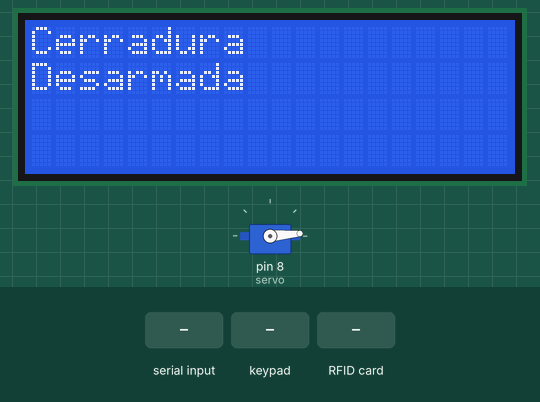
Simulated run of this sketch. Board: Arduino Uno, built with avr-gcc and run on an emulated ATmega328P. On the bench: 20×4 character LCD, servo. The test bench sets the inputs (shaded band). What the sketch prints to the serial monitor is not drawn.

Above: at 3.3 s.
3.4 s: "inicio" received over the second serial link
At 4.1 s:
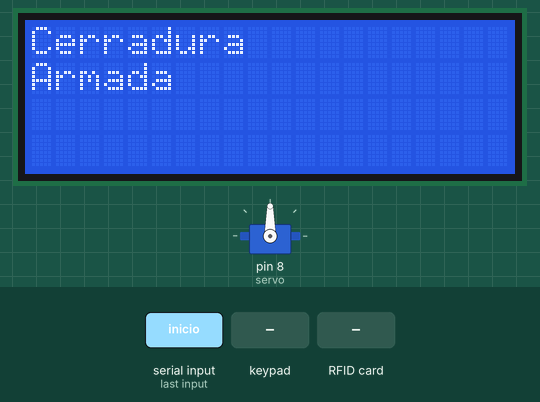
4.9 s: key 'D' pressed
At 6.2 s:
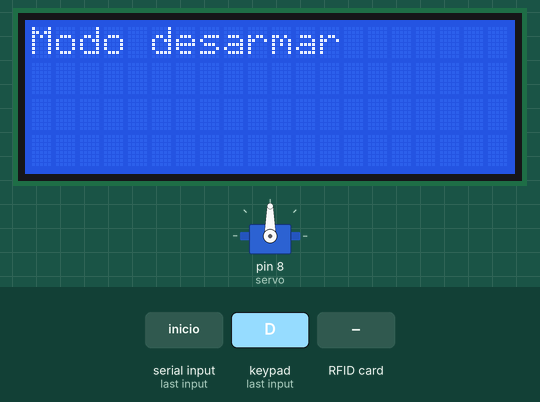
7.9 s: keypad keys 1 9 1 2 0 2 pressed 0.4 s apart
At 11.0 s:
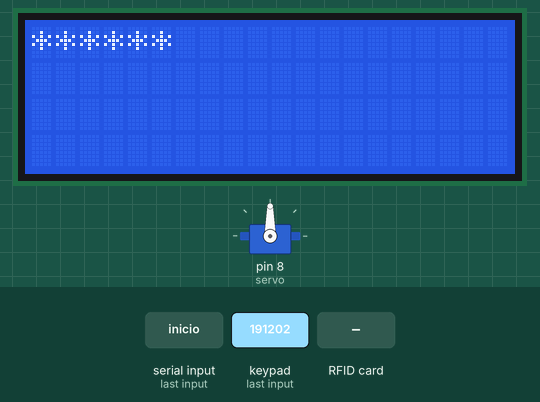
11.8 s: RFID card C6 77 CC 2B held to the reader
At 13.0 s:
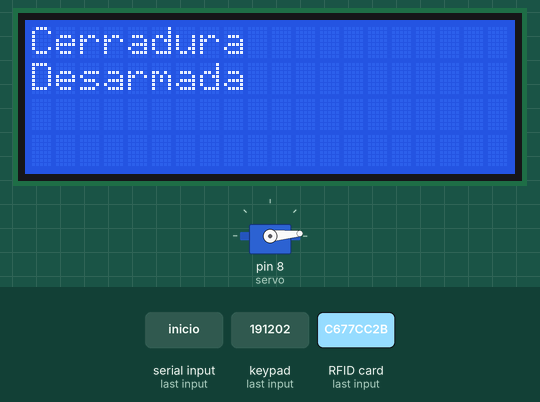
13.3 s: key 'A' pressed
At 14.1 s:
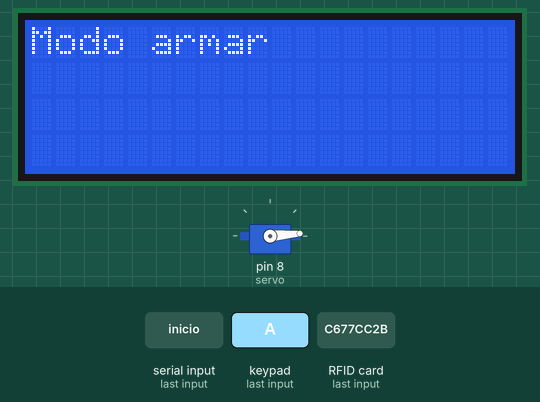
16.3 s: RFID card 5E 7A 19 C4 held to the reader
At 18.4 s:
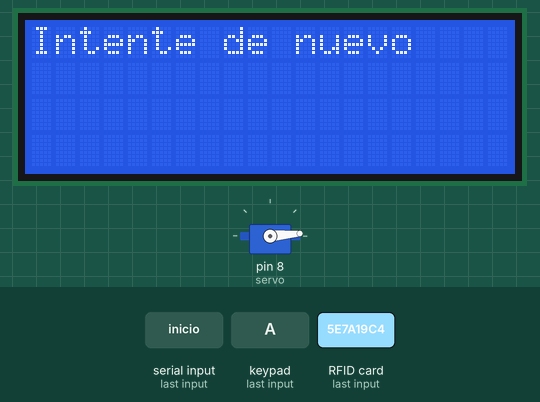
Timing chart, 0 to 19.8 s (numbered marks = the images above; inputs shaded):
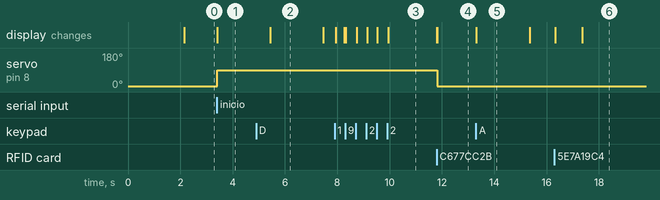

The sketch:

CERRADURA_FINAL_LAB_alesso.ino
```cpp
#include <Keypad.h>   //incluye libreria para teclado matricial
#include <SPI.h>      // incluye libreria bus SPI
#include <MFRC522.h>  // incluye libreria especifica para MFRC522
#include <Servo.h>
#include <LiquidCrystal_I2C.h>
#include <SoftwareSerial.h>
#include <Wire.h>
#include <EEPROM.h>

#define RST_PIN 9  // constante para referenciar pin de reset
#define SS_PIN 10  // constante para referenciar pin de slave select

LiquidCrystal_I2C lcd(0x27, 20, 4);

MFRC522 lectorRF(SS_PIN, RST_PIN);  // crea objeto lectorRF enviando pines de slave select y reset

byte LecturaUID[4];                             // crea array para almacenar el UID leido
byte Usuario1[4] = { 0xC6, 0x77, 0xCC, 0x2B };  // UID de tarjeta leido en programa 1
//byte Usuario2[4]= {0x79, 0x0F, 0xEF, 0xC2} ;    // UID de llavero leido en programa 1

const byte ROWS = 4;  //cuatro columnas
const byte COLS = 4;  //tres columnas

char keys[ROWS][COLS] = {
  { '1', '2', '3', 'A' },
  { '4', '5', '6', 'B' },
  { '7', '8', '9', 'C' },
  { '*', '0', '#', 'D' }
};

byte rowPins[ROWS] = { 7, 6, 5, 4 };      //conectar pins de fila
byte colPins[COLS] = { A0, A1, A3, A2 };  //conectar pins de columna

//constructor => 1)realiza un mapeo en(keys). 2 y 3) corresponde a los arrays donde colocamos los pines. 4 y 5) son las constantes. Son el num de filas y de columnas
Keypad keypad = Keypad(makeKeymap(keys), rowPins, colPins, ROWS, COLS);
int bluetoothTx = 2;
int bluetoothRx = 3;
SoftwareSerial bluetooth(bluetoothTx, bluetoothRx);
String entrada;
String newPass;
String modo = "inicio";
String pass = "191202";
bool accesoRF = false;
float sinVal;
int toneVal;
Servo servo;

void setup() {

  pinMode(A3, OUTPUT);
  pinMode(A2, OUTPUT);
  pinMode(A1, OUTPUT);
  pinMode(A0, OUTPUT);
  SPI.begin();              // inicializa bus SPI
  lectorRF.PCD_Init();      // inicializa modulo lector
  Serial.println("Listo");  // Muestra texto Listo
  lcd.init();
  lcd.backlight();
  lcd.setCursor(0, 0);
  lcd.print("Cerradura");
  lcd.setCursor(0, 1);
  lcd.print("Inteligente");
  servo.attach(8);
  servo.write(5);
  delay(2000);
  lcd.clear();
  Serial.begin(9600);  // inicializa comunicacion por monitor serie a 9600 bps
  bluetooth.begin(9600);
}


boolean comparaUID(byte lectura[], byte usuario[])  // funcion comparaUID
{
  for (byte i = 0; i < lectorRF.uid.size; i++) {  // bucle recorre de a un byte por vez el UID
    if (lectura[i] != usuario[i])                 // si byte de UID leido es distinto a usuario
      return (false);                             // retorna falso
  }
  return (true);  // si los 4 bytes coinciden retorna verdadero
}

void comprobarBluetooth() {
  if (bluetooth.available() > 0) {
    int res = bluetooth.read();
    Serial.println(res);
    if (res == 'a') {
      modo = "inicio";
    } else if (res == 'c') {
      modo = "activa";
    }
  }
}

//--------------------------

void loop() {

  char key = keypad.getKey();

  comprobarBluetooth();


  //armar alarma

  if (modo == "inicio") {

    lcd.setCursor(0, 0);
    lcd.print("Cerradura");
    lcd.setCursor(0, 1);
    lcd.print("Desarmada");
    modo = "desarmado";
  }


  //armar

  if (modo == "armar") {
    comprobarBluetooth();
    if (lectorRF.PICC_IsNewCardPresent()) {  // verificamos si se detecto nueva tarjeta
      if (lectorRF.PICC_ReadCardSerial()) {  // codigo de la tarjeta

        Serial.print("UID:");                           // muestra texto UID:
        for (byte i = 0; i < lectorRF.uid.size; i++) {  // bucle recorre de a un byte por vez el UID
          if (lectorRF.uid.uidByte[i] < 0x10) {         // si el byte leido es menor a 0x10
            Serial.print(" 0");                         // imprime espacio en blanco y numero cero
          } else {                                      // sino
            Serial.print(" ");                          // imprime un espacio en blanco
          }

          Serial.print(lectorRF.uid.uidByte[i], HEX);  // imprime el byte del UID leido en hexadecimal
          LecturaUID[i] = lectorRF.uid.uidByte[i];     // almacena en array el byte del UID leido
        }

        Serial.print("\t");  // imprime un espacio de tabulacion

        if (comparaUID(LecturaUID, Usuario1)) {  // llama a funcion comparaUID con Usuario1

          Serial.println("Bienvenido 1");  // si retorna verdadero muestra texto bienvenida
          modo = "activa";

        } else {
          lcd.clear();
          lcd.print("Tarjeta invalida");
          delay(1000);
          lcd.clear();
          lcd.print("Intente de nuevo");
        }


        lectorRF.PICC_HaltA();  // detiene comunicacion con tarjeta
      }
    }

    if (entrada.length() == 1) {
      lcd.clear();
      lcd.print("*");
    }

    if (key) {

      if (key != 'A' && key != 'B' && key != 'C' && key != 'D' && key != '*' && key != '#') {
        entrada += key;
        lcd.print("*");
      }

      if (key == 'B') {
        lcd.clear();
        entrada = "";
      }


      if (key == '#') {
        if (entrada == pass) {
          modo = "activa";
          entrada = "";
        } else {
          lcd.clear();
          lcd.setCursor(0, 0);
          lcd.print("Clave invalida");
          delay(1000);
          lcd.clear();
          lcd.print("Intente de nuevo");
          entrada = "";
        }
      }
    }
  }

  //activa

  if (modo == "activa") {

    lcd.clear();
    lcd.setCursor(0, 0);
    lcd.print("Cerradura");
    lcd.setCursor(0, 1);
    lcd.print("Armada");
    servo.write(90);
    delay(2000);
    entrada = "";
    modo = "armado";
  }

  //armado


  if (modo == "armado") {
    comprobarBluetooth();
    if (key) {

      if (key == 'D') {
        modo = "desarmar";
        lcd.clear();
        lcd.print("Modo desarmar");
        delay(2000);
        lcd.clear();
        lcd.print("ingrese su clave");
        lcd.setCursor(0, 1);
        lcd.print("o tarjeta:");
      }
    }
  }

  //desarmar

  if (modo == "desarmar") {
    comprobarBluetooth();

    if (lectorRF.PICC_IsNewCardPresent()) {  // verificamos si se detecto nueva tarjeta
      if (lectorRF.PICC_ReadCardSerial()) {  // codigo de la tarjeta

        Serial.print("UID:");                           // muestra texto UID:
        for (byte i = 0; i < lectorRF.uid.size; i++) {  // bucle recorre de a un byte por vez el UID
          if (lectorRF.uid.uidByte[i] < 0x10) {         // si el byte leido es menor a 0x10
            Serial.print(" 0");                         // imprime espacio en blanco y numero cero
          } else {                                      // sino
            Serial.print(" ");                          // imprime un espacio en blanco
          }

          Serial.print(lectorRF.uid.uidByte[i], HEX);  // imprime el byte del UID leido en hexadecimal
          LecturaUID[i] = lectorRF.uid.uidByte[i];     // almacena en array el byte del UID leido
        }

        Serial.print("\t");  // imprime un espacio de tabulacion

        if (comparaUID(LecturaUID, Usuario1)) {  // llama a funcion comparaUID con Usuario1

          Serial.println("Bienvenido 1");  // si retorna verdadero muestra texto bienvenida
          lcd.clear();
          modo = "inicio";
        } else {
          lcd.clear();
          lcd.print("Tarjeta invalida");
          delay(1000);
          lcd.clear();
          lcd.print("Intente de nuevo");
          //tone(A1, toneVal);
        }


        lectorRF.PICC_HaltA();  // detiene comunicacion con tarjeta
      }
    }

    if (entrada.length() == 1) {
      lcd.clear();
      lcd.print("*");
    }

    if (key) {

      if (key != 'A' && key != 'B' && key != 'C' && key != 'D' && key != '*' && key != '#') {
        entrada += key;
        lcd.print("*");
      }

      if (key == 'B') {
        lcd.clear();
        entrada = "";
      }

      if (key == '#') {
        if (entrada == pass) {
          modo = "inicio";
          entrada = "";
        } else {
          lcd.clear();
          lcd.setCursor(0, 0);
          lcd.print("Clave invalida");
          delay(1000);
          lcd.clear();
          lcd.print("Intente de nuevo");
          entrada = "";
        }
      }
    }
  }

  //desarmado

  if (modo == "desarmado") {

    servo.write(5);
    comprobarBluetooth();

    if (key) {

      if (key == 'A') {
        modo = "armar";
        lcd.clear();
        lcd.print("Modo armar");
        delay(2000);
        lcd.clear();
        lcd.print("ingrese su clave");
        lcd.setCursor(0, 1);
        lcd.print("o tarjeta:");
      }

      if (key == 'C') {
        lcd.clear();
        lcd.setCursor(0, 0);
        lcd.print("Cambiar clave");
        delay(1500);
        lcd.clear();
        lcd.print("clave actual:");
        modo = "cambiarPass";
      }
    }
  }

  //cambiar pass

  if (modo == "cambiarPass") {

    if (entrada.length() == 1) {
      lcd.clear();
      lcd.print("*");
    }

    if (key) {

      if (key != 'A' && key != 'B' && key != 'C' && key != 'D' && key != '*' && key != '#') {
        entrada += key;
        lcd.print("*");
      }

      if (key == 'B') {
        lcd.clear();
        entrada = "";
      }

      if (key == '#') {

        if (entrada == pass) {
          lcd.clear();
          entrada = "";
          modo = "repetirPass";
          delay(500);
          lcd.print("Su nueva clave:");
        } else {
          lcd.clear();
          lcd.setCursor(0, 0);
          lcd.print("Clave invalida");
          delay(1000);
          lcd.clear();
          lcd.print("Intente de nuevo");
          entrada = "";
        }
      }
    }
  }


  //repetir pass

  if (modo == "repetirPass") {

    if (entrada.length() == 1) {
      lcd.clear();
      lcd.print("*");
    }

    if (key) {

      if (key != 'A' && key != 'B' && key != 'C' && key != 'D' && key != '*' && key != '#') {
        entrada += key;
        lcd.print("*");
      }

      if (key == 'B') {
        lcd.clear();
        entrada = "";
      }

      if (key == 'C') {
        pass = entrada;
        lcd.clear();
        lcd.print("contra cambiada!");
        delay(2000);
        lcd.clear();
        entrada = "";
        modo = "inicio";
      }
    }
  }
}
```

Measured:
- after the input at 3.4 s, servo on pin 8 (servo): 5° → 90° at once; the display: changes at once (image 1)
- after the input at 4.9 s, the display: changes after 0.54 s (image 2)
- after the input at 7.9 s, the display: first changes after 0.05 s (image 3 shows a later state)
- after the input at 11.8 s, servo on pin 8 (servo): 90° → 5° at once; the display: first changes at once (image 4 shows a later state)
- after the input at 13.3 s, the display: changes at once (image 5)
- after the input at 16.3 s, the display: first changes at once (image 6 shows a later state)
- what the display in image 2 shows lasts 2.1 s, from 5.4 s to 7.5 s
